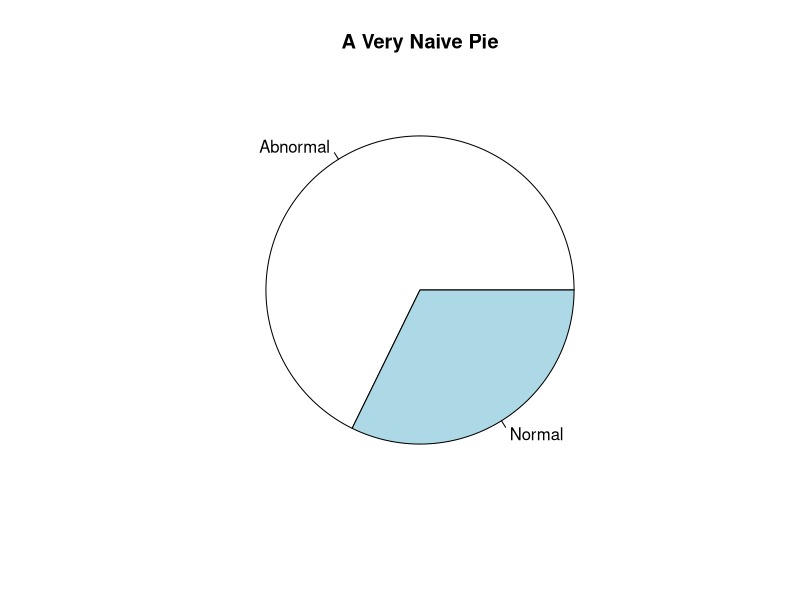
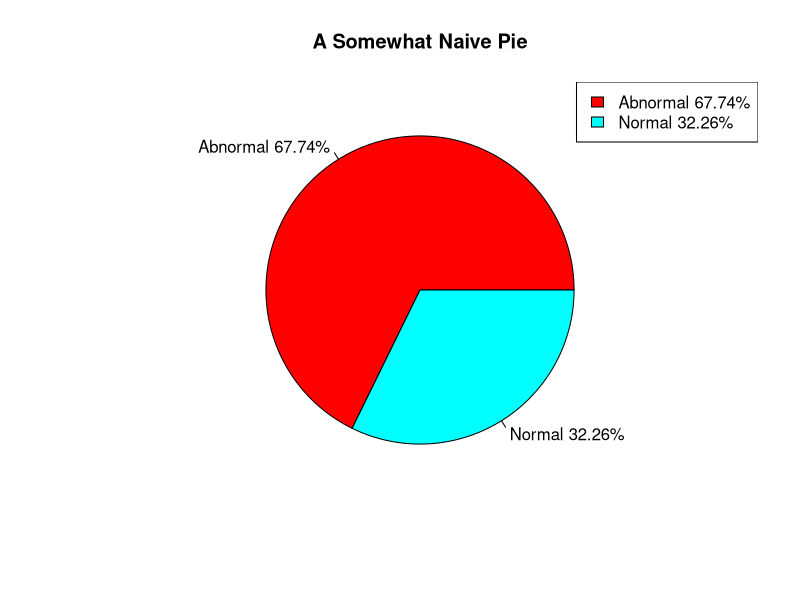
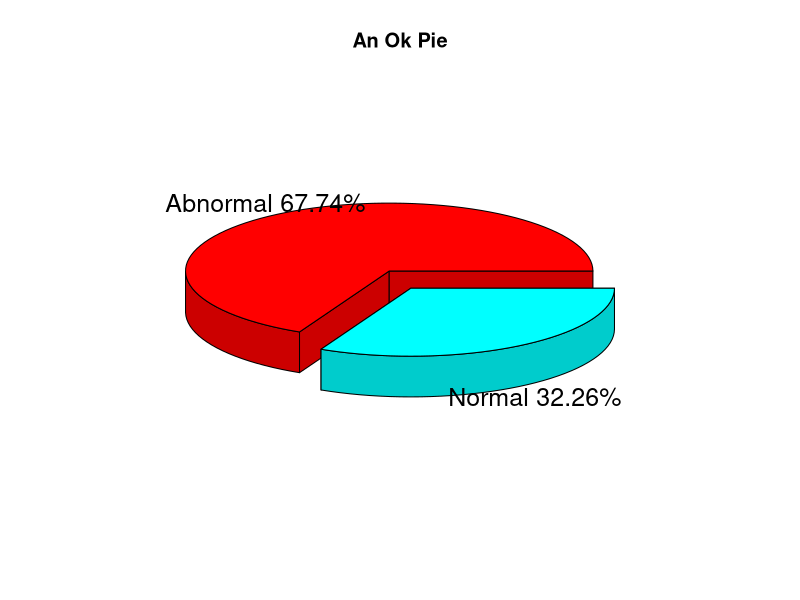
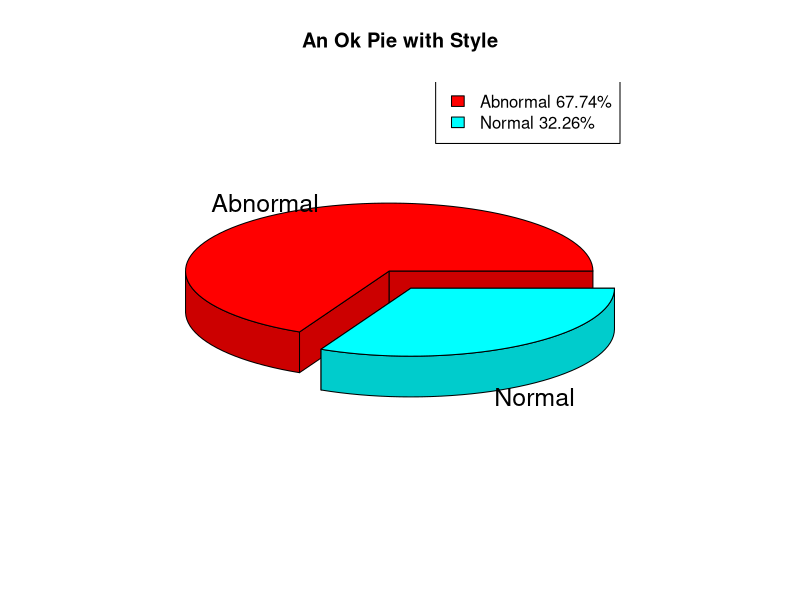

Source code (R) for these figures, in order:
## ---- chunk 1
library(plotrix)
data = read.csv('Dataset_spine.csv')
cts = c(sum(data$class_attribute=='Abnormal'), sum(data$class_attribute=='Normal'))
lbs = c('Abnormal', 'Normal')
pie(cts,lbs, main = 'A Very Naive Pie')


pts = round(cts*100/sum(cts),2)
lbs = paste(paste(lbs,pts), '%', sep = '')
pie(cts,lbs,main = 'A Somewhat Naive Pie',col = rainbow(2))
legend('topright',lbs,fill = rainbow(2))


pie3D(cts,labels = lbs,explode = 0.1, main = 'An Ok Pie')



slices <- c(210,100)
lbls <- c('Abnormal', 'Normal')
pie3D(slices,labels=lbls,explode=0.1,
   main="An Ok Pie with Style")
legend('topright',lbs,fill = rainbow(2))
